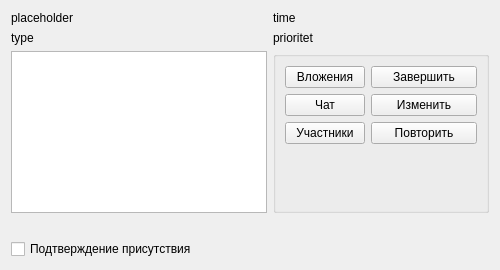
<?xml version="1.0" encoding="UTF-8"?>
<ui version="4.0">
 <class>event_entry</class>
 <widget class="QWidget" name="event_entry">
  <property name="geometry">
   <rect>
    <x>0</x>
    <y>0</y>
    <width>500</width>
    <height>270</height>
   </rect>
  </property>
  <property name="sizePolicy">
   <sizepolicy hsizetype="Expanding" vsizetype="Preferred">
    <horstretch>0</horstretch>
    <verstretch>0</verstretch>
   </sizepolicy>
  </property>
  <property name="windowTitle">
   <string>Form</string>
  </property>
  <layout class="QGridLayout" name="gridLayout">
   <item row="0" column="0">
    <widget class="QLabel" name="name">
     <property name="sizePolicy">
      <sizepolicy hsizetype="Expanding" vsizetype="Preferred">
       <horstretch>0</horstretch>
       <verstretch>0</verstretch>
      </sizepolicy>
     </property>
     <property name="text">
      <string>placeholder</string>
     </property>
    </widget>
   </item>
   <item row="0" column="1">
    <widget class="QLabel" name="vremyas">
     <property name="sizePolicy">
      <sizepolicy hsizetype="Expanding" vsizetype="Preferred">
       <horstretch>0</horstretch>
       <verstretch>0</verstretch>
      </sizepolicy>
     </property>
     <property name="text">
      <string>time</string>
     </property>
    </widget>
   </item>
   <item row="1" column="0">
    <widget class="QLabel" name="type">
     <property name="sizePolicy">
      <sizepolicy hsizetype="Expanding" vsizetype="Preferred">
       <horstretch>0</horstretch>
       <verstretch>0</verstretch>
      </sizepolicy>
     </property>
     <property name="text">
      <string>type</string>
     </property>
    </widget>
   </item>
   <item row="1" column="1">
    <widget class="QLabel" name="prior">
     <property name="sizePolicy">
      <sizepolicy hsizetype="Expanding" vsizetype="Preferred">
       <horstretch>0</horstretch>
       <verstretch>0</verstretch>
      </sizepolicy>
     </property>
     <property name="text">
      <string>prioritet</string>
     </property>
    </widget>
   </item>
   <item row="2" column="0">
    <widget class="QTextBrowser" name="desc"/>
   </item>
   <item row="2" column="1">
    <widget class="QGroupBox" name="groupBox">
     <property name="sizePolicy">
      <sizepolicy hsizetype="Expanding" vsizetype="Preferred">
       <horstretch>0</horstretch>
       <verstretch>0</verstretch>
      </sizepolicy>
     </property>
     <property name="title">
      <string/>
     </property>
     <layout class="QFormLayout" name="formLayout">
      <item row="0" column="0">
       <widget class="QPushButton" name="pushButton_4">
        <property name="sizePolicy">
         <sizepolicy hsizetype="Expanding" vsizetype="Fixed">
          <horstretch>0</horstretch>
          <verstretch>0</verstretch>
         </sizepolicy>
        </property>
        <property name="text">
         <string>Вложения</string>
        </property>
       </widget>
      </item>
      <item row="0" column="1">
       <widget class="QPushButton" name="pushButton">
        <property name="sizePolicy">
         <sizepolicy hsizetype="Expanding" vsizetype="Fixed">
          <horstretch>0</horstretch>
          <verstretch>0</verstretch>
         </sizepolicy>
        </property>
        <property name="text">
         <string>Завершить</string>
        </property>
       </widget>
      </item>
      <item row="1" column="0">
       <widget class="QPushButton" name="pushButton_3">
        <property name="sizePolicy">
         <sizepolicy hsizetype="Expanding" vsizetype="Fixed">
          <horstretch>0</horstretch>
          <verstretch>0</verstretch>
         </sizepolicy>
        </property>
        <property name="text">
         <string>Чат</string>
        </property>
       </widget>
      </item>
      <item row="1" column="1">
       <widget class="QPushButton" name="editButton">
        <property name="sizePolicy">
         <sizepolicy hsizetype="Expanding" vsizetype="Fixed">
          <horstretch>0</horstretch>
          <verstretch>0</verstretch>
         </sizepolicy>
        </property>
        <property name="text">
         <string>Изменить</string>
        </property>
       </widget>
      </item>
      <item row="2" column="0">
       <widget class="QPushButton" name="part">
        <property name="sizePolicy">
         <sizepolicy hsizetype="Expanding" vsizetype="Fixed">
          <horstretch>0</horstretch>
          <verstretch>0</verstretch>
         </sizepolicy>
        </property>
        <property name="text">
         <string>Участники</string>
        </property>
       </widget>
      </item>
      <item row="2" column="1">
       <widget class="QPushButton" name="pushButton_5">
        <property name="sizePolicy">
         <sizepolicy hsizetype="Expanding" vsizetype="Fixed">
          <horstretch>0</horstretch>
          <verstretch>0</verstretch>
         </sizepolicy>
        </property>
        <property name="text">
         <string>Повторить</string>
        </property>
       </widget>
      </item>
     </layout>
    </widget>
   </item>
   <item row="3" column="0">
    <layout class="QVBoxLayout" name="verticalLayout">
     <item>
      <widget class="QLabel" name="status">
       <property name="text">
        <string/>
       </property>
      </widget>
     </item>
     <item>
      <widget class="QCheckBox" name="checkBox">
       <property name="text">
        <string>Подтверждение присутствия</string>
       </property>
       <property name="tristate">
        <bool>false</bool>
       </property>
      </widget>
     </item>
    </layout>
   </item>
  </layout>
 </widget>
 <resources/>
 <connections/>
</ui>
